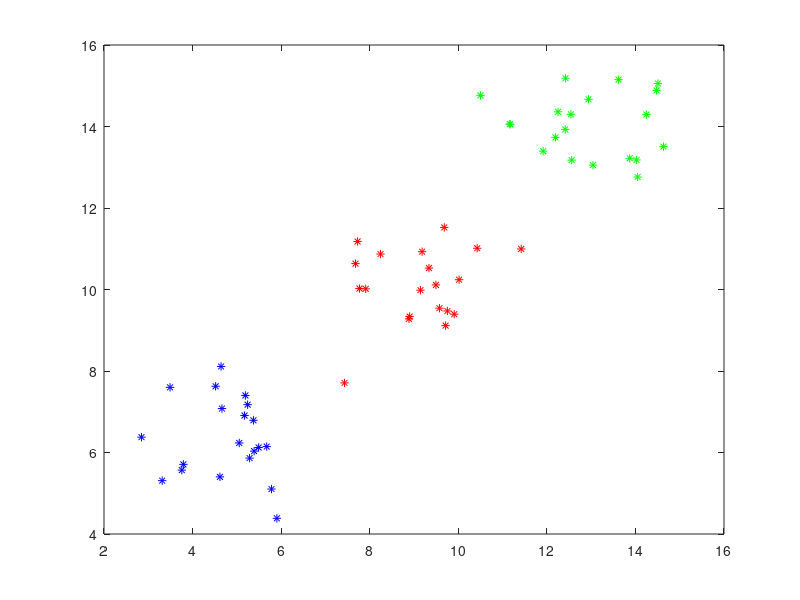
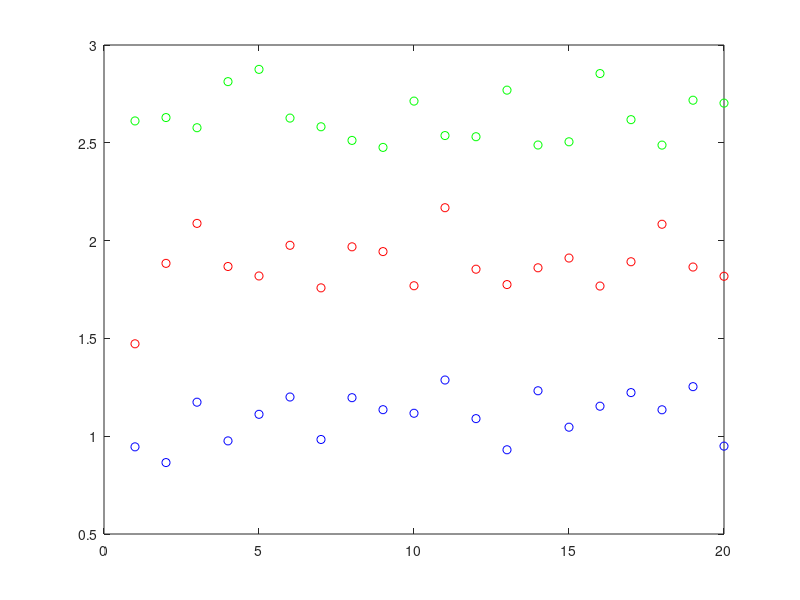

Reproduce these figures in MATLAB, in order.
% one example to show the LDA method
clear; close all;

randn('seed',0);  % set the starting point of randn
for i = 1:2
    for j = 1:3
        X(i,j,:) = randn(1,20)+i+4*j;
    end
end

[n, m, k] = size(X);

% plot X
figure(1);
color = 'brgcy';
for j = 1:m
    for i = 1:k
        plot(X(1,j,i), X(2,j,i), [color(j) '*']);
        hold on;
    end
end

% compute mean in each class
for i = 1:n
    for j = 1:m
        mu(i,j) = mean(X(i,j,:));
    end
end

% compute total mean
MU = mean(mu, 2);

% compute between-class scatter matrix
S_B = zeros(n, n);
for j = 1:m
    S_B = S_B + (mu(:,j) - MU)*(mu(:,j) - MU)';
end

% compute within-class scatter matrix
S_W = zeros(n, n);
for j = 1:m
    for i = 1:k
        S_W = S_W + (X(:,j,i) - mu(:,j))*(X(:,j,i) - mu(:,j))';
    end
end

% compute U
[U, D] = eig(S_B, S_W);
U = U(:,n);  % take the last component (w.r.t. largest generalized eigenvalue)

% projection to Z
for j = 1:m
    for i = 1:k
        Z(i,j) = U'*X(:,j,i);
    end
end

% plot Z
figure(2);
color = 'brgcy';
for j = 1:m
    plot(Z(:,j), [color(j) 'o']);
    hold on;
end



   